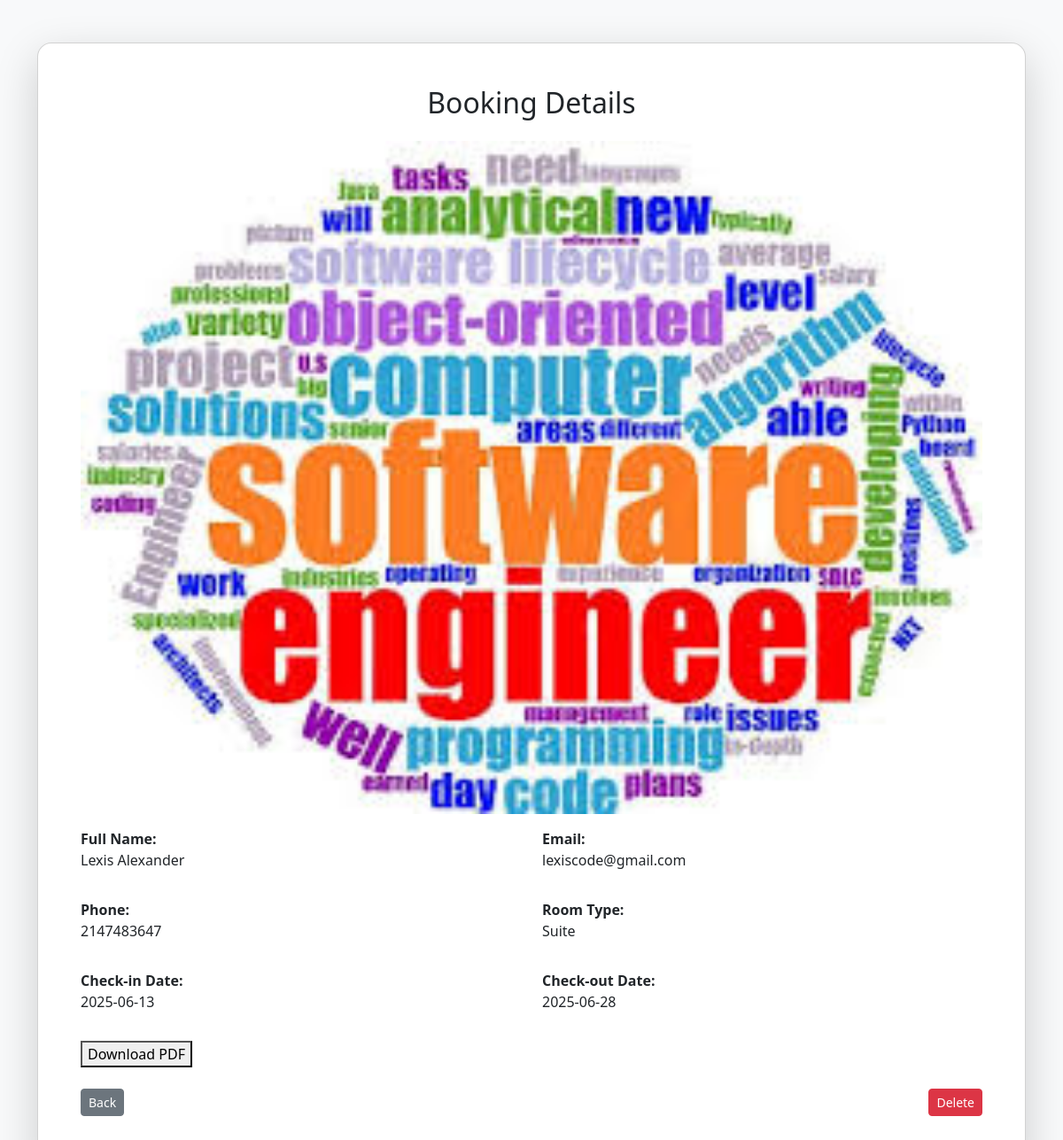
/show.php?id=9 (signed in), run on the app's committed database.
### tables this page shows
CREATE TABLE `booking_records` (
  `id` int(11) NOT NULL,
  `full_name` varchar(255) NOT NULL,
  `email` varchar(255) NOT NULL,
  `phone_number` int(11) NOT NULL,
  `room_type` varchar(255) NOT NULL,
  `check_in_date` date NOT NULL,
  `check_out_date` date NOT NULL,
  `image_file` varchar(255) NOT NULL
);

### includes/get_booking_record_id.php (called while the page is built)
<?php
function getBookingRecordById($conn, $id)
{
    $sql = "SELECT * FROM booking_records WHERE id = ?";
    $stmt = mysqli_prepare($conn, $sql);
    mysqli_stmt_bind_param($stmt, 'i', $id);
    mysqli_stmt_execute($stmt);
    $get_result = mysqli_stmt_get_result($stmt);
    $data = mysqli_fetch_assoc($get_result);
    return $data;
}

### show.php (the view, shortened to what this page needs)
<?php
require_once "includes/db_connect.php";
require_once "includes/get_booking_record_id.php";
$id = $_GET['id'];
$conn = connectDB();
$data = getBookingRecordById($conn, $id);
?>
<!DOCTYPE html>
<html lang="en">
<head>
  <link href="https://cdn.jsdelivr.net/npm/bootstrap@5.3.6/dist/css/bootstrap.min.css" rel="stylesheet" />
</head>
<body class="bg-light">
  <div class="container py-5">
    <div class="card shadow-lg rounded-4">
      <div class="card-body p-5">
        <h2 class="text-center mb-4">Booking Details</h2>
        <div class="row mb-3">
          <img src="http://localhost/Hotel_Booking_Management_System/uploads/<?= htmlspecialchars($data['image_file']) ?>" alt="">
        </div>
        <div class="row mb-3">
          <div class="col-md-6">
            <strong>Full Name:</strong>
            <p><?= htmlspecialchars($data['full_name']) ?></p>
          </div>
          <div class="col-md-6">
            <strong>Email:</strong>
            <p><?= htmlspecialchars($data['email']) ?></p>
          </div>
        </div>
        <div class="row mb-3">
          <div class="col-md-6">
            <strong>Phone:</strong>
            <p><?= htmlspecialchars($data['phone_number']) ?></p>
          </div>
          <div class="col-md-6">
            <strong>Room Type:</strong>
            <p><?= htmlspecialchars($data['room_type']) ?></p>
          </div>
        </div>
        <div class="row mb-3">
          <div class="col-md-6">
            <strong>Check-in Date:</strong>
            <p><?= htmlspecialchars($data['check_in_date']) ?></p>
          </div>
          <div class="col-md-6">
            <strong>Check-out Date:</strong>
            <p><?= htmlspecialchars($data['check_out_date']) ?></p>
          </div>
        </div>
        <div class="row mb-3">
          <div class="col-md-6">
            <form method="POST">
              <button type="submit" name="download">Download PDF</button>
            </form>
          </div>
          <div class="d-flex justify-content-between mt-4">
            <a href="index_records.php" class="btn btn-secondary btn-sm">Back</a>
            <a href="delete.php?id=<?= $id ?>" class="btn btn-danger btn-sm">Delete</a>
          </div>
        </div>
      </div>
    </div>
</body>
</html>

### data on the page
booking_records: image_file (picture), full_name "Lexis Alexander", email "lexiscode@gmail.com", phone_number "2147483647", room_type "Suite", check_in_date "2025-06-13", check_out_date "2025-06-28"
